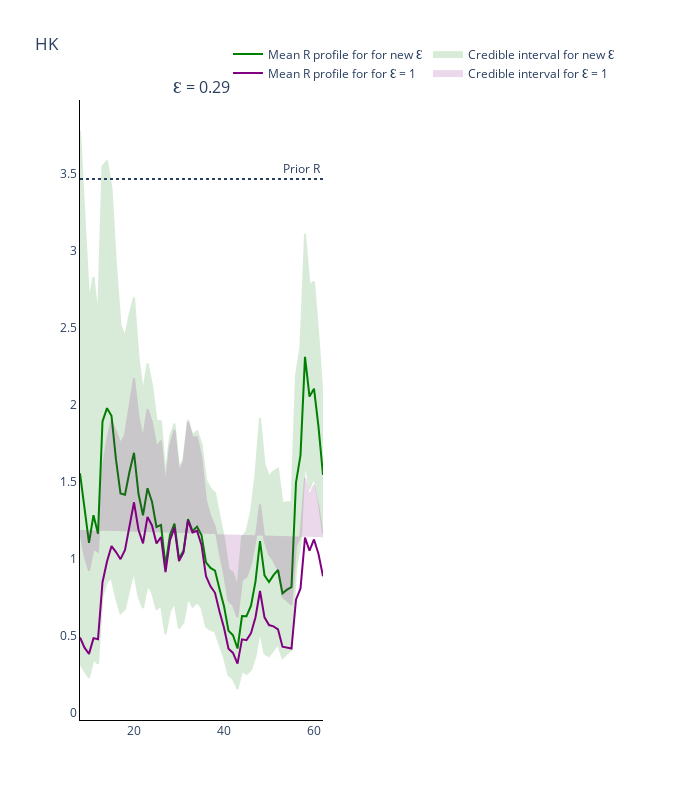

This figure's notebook cell:
### Code cell
from plotly.subplots import make_subplots

all_intervals = all_intervals[all_intervals['Central Probability']==0.95]

fig = go.Figure()
fig = make_subplots(
    rows=int(np.ceil(epsilon_range.shape[0]/2)), cols=2, subplot_titles=tuple('Ɛ = {}'.format(epsilon) for epsilon in epsilon_range[epsilon_range!=0])
)

# Plot (bar chart cases each day)
for e, epsilon in enumerate(epsilon_range[epsilon_range!=0]):
    if e == 0:
        fig.add_trace(
            go.Scatter(
                x=all_intervals.loc[all_intervals['Epsilon']==epsilon]['Time Points'],
                y=all_intervals.loc[all_intervals['Epsilon']==epsilon]['Mean'],
                name='Mean R profile for for new Ɛ',
                line_color='green'
            ),
            row= int(np.floor(e / 2)) + 1,
            col= e % 2 + 1
        )

        fig.add_trace(
            go.Scatter(
                x=all_intervals.loc[all_intervals['Epsilon']==epsilon]['Time Points'].tolist() + all_intervals.loc[all_intervals['Epsilon']==epsilon]['Time Points'].tolist()[::-1],
                y=all_intervals.loc[all_intervals['Epsilon']==epsilon][
                    'Upper bound CI'].values.tolist() + all_intervals.loc[all_intervals['Epsilon']==epsilon][
                        'Lower bound CI'].values.tolist()[::-1],
                fill='toself',
                fillcolor='green',
                line_color='green',
                opacity=0.15,
                mode='lines',
                name='Credible interval for new Ɛ'
            ),
            row= int(np.floor(e / 2)) + 1,
            col= e % 2 + 1
        )

        fig.add_trace(
            go.Scatter(
                x=all_intervals.loc[all_intervals['Epsilon']==epsilon]['Time Points'],
                y=all_intervals.loc[all_intervals['Epsilon']==0]['Mean'],
                name='Mean R profile for for Ɛ = 0'.format(epsilon),
                line_color='purple'
            ),
            row= int(np.floor(e / 2)) + 1,
            col= e % 2 + 1
        )


        fig.add_trace(
            go.Scatter(
                x=all_intervals.loc[all_intervals['Epsilon']==epsilon]['Time Points'].tolist() + all_intervals.loc[all_intervals['Epsilon']==epsilon]['Time Points'].tolist()[::-1],
                y=all_intervals.loc[all_intervals['Epsilon']==0][
                    'Upper bound CI'].values.tolist() + all_intervals.loc[all_intervals['Epsilon']==0][
                        'Lower bound CI'].values.tolist()[::-1],
                fill='toself',
                fillcolor='purple',
                line_color='purple',
                opacity=0.15,
                mode='lines',
                name='Credible interval for Ɛ = 0'
            ),
            row= int(np.floor(e / 2)) + 1,
            col= e % 2 + 1
        )

    else:
        fig.add_trace(
            go.Scatter(
                x=all_intervals.loc[all_intervals['Epsilon']==epsilon]['Time Points'],
                y=all_intervals.loc[all_intervals['Epsilon']==epsilon]['Mean'],
                line_color='green',
                showlegend=False
            ),
            row= int(np.floor(e / 2)) + 1,
            col= e % 2 + 1
        )

        fig.add_trace(
            go.Scatter(
                x=all_intervals.loc[all_intervals['Epsilon']==epsilon]['Time Points'].tolist() + all_intervals.loc[all_intervals['Epsilon']==epsilon]['Time Points'].tolist()[::-1],
                y=all_intervals.loc[all_intervals['Epsilon']==epsilon][
                    'Upper bound CI'].values.tolist() + all_intervals.loc[all_intervals['Epsilon']==epsilon][
                        'Lower bound CI'].values.tolist()[::-1],
                fill='toself',
                fillcolor='green',
                line_color='green',
                opacity=0.15,
                showlegend=False,
                mode='lines'
            ),
            row= int(np.floor(e / 2)) + 1,
            col= e % 2 + 1
        )

        fig.add_trace(
            go.Scatter(
                x=all_intervals.loc[all_intervals['Epsilon']==epsilon]['Time Points'],
                y=all_intervals.loc[all_intervals['Epsilon']==0]['Mean'],
                showlegend=False,
                line_color='purple'
            ),
            row= int(np.floor(e / 2)) + 1,
            col= e % 2 + 1
        )


        fig.add_trace(
            go.Scatter(
                x=all_intervals.loc[all_intervals['Epsilon']==epsilon]['Time Points'].tolist() + all_intervals.loc[all_intervals['Epsilon']==epsilon]['Time Points'].tolist()[::-1],
                y=all_intervals.loc[all_intervals['Epsilon']==0][
                    'Upper bound CI'].values.tolist() + all_intervals.loc[all_intervals['Epsilon']==0][
                        'Lower bound CI'].values.tolist()[::-1],
                fill='toself',
                fillcolor='purple',
                line_color='purple',
                opacity=0.15,
                mode='lines',
                showlegend=False,
            ),
            row= int(np.floor(e / 2)) + 1,
            col= e % 2 + 1
        )

        #fig.add_hrect(y0=prior_dist_interval[0], y1=prior_dist_interval[1], line_width=0, fillcolor='black', opacity=0.1)
        fig.add_hline(y=median, line_dash='dot',
                annotation_text='Prior R', fillcolor='black',
                annotation_position='top right',
                row= int(np.floor(e / 2)) + 1,
                col= e % 2 + 1)

    #fig.add_hrect(y0=prior_dist_interval[0], y1=prior_dist_interval[1], line_width=0, fillcolor='black', opacity=0.1)
    fig.add_hline(y=median, line_dash='dot',
              annotation_text='Prior R', fillcolor='black',
              annotation_position='top right',
              row= int(np.floor(e / 2)) + 1,
              col= e % 2 + 1)


# Add axis labels
fig.update_layout(
    title='HK',
    width=700, 
    height=800,
    plot_bgcolor='white',
    xaxis=dict(linecolor='black'),
    yaxis=dict(linecolor='black'),
    xaxis2=dict(linecolor='black'),
    yaxis2=dict(linecolor='black'),
    xaxis3=dict(linecolor='black'),
    yaxis3=dict(linecolor='black'),
    xaxis4=dict(linecolor='black'),
    yaxis4=dict(linecolor='black'),
    xaxis5=dict(linecolor='black'),
    yaxis5=dict(linecolor='black'),
    xaxis6=dict(linecolor='black'),
    yaxis6=dict(linecolor='black'),
    legend=dict(
        orientation="h",
        yanchor="bottom",
        y=1.02,
        xanchor="right",
        x=1
    ))

fig.update_xaxes(ticks='outside', title_text='Time (days)', row='all', col='all')
fig.update_yaxes(ticks='outside', title_text='R_t', row='all', col='all')

# fig.write_image('HK-diff-eps-inf.pdf')
fig.show()

### Figure 1 — Plotly figure (JSON) as saved in the notebook; plotly's stock layout.template omitted (floating-point values rounded to 4 significant figures)
{"data": [{"line": {"color": "green"}, "name": "Mean R profile for for new Ɛ", "type": "scatter", "x": [8, 9, 10, 11, 12, 13, 14, 15, 16, 17, 18, 19, 20, 21, 22, 23, 24, 25, 26, 27, 28, 29, 30, 31, 32, 33, 34, 35, 36, 37, 38, 39, 40, 41, 42, 43, 44, 45, 46, 47, 48, 49, 50, 51, 52, 53, 54, 55, 56, 57, 58, 59, 60, 61, 62], "xaxis": "x", "y": [1.553, 1.313, 1.102, 1.281, 1.161, 1.891, 1.977, 1.927, 1.642, 1.422, 1.414, 1.564, 1.687, 1.42, 1.281, 1.456, 1.369, 1.205, 1.218, 0.9543, 1.155, 1.226, 0.9977, 1.05, 1.256, 1.178, 1.207, 1.152, 0.975, 0.9381, 0.9213, 0.8018, 0.69, 0.5307, 0.5013, 0.4145, 0.6261, 0.6244, 0.6929, 0.8513, 1.112, 0.8897, 0.8473, 0.8919, 0.9253, 0.7734, 0.7973, 0.8139, 1.493, 1.672, 2.31, 2.052, 2.103, 1.855, 1.542], "yaxis": "y"}, {"fill": "toself", "fillcolor": "green", "line": {"color": "green"}, "mode": "lines", "name": "Credible interval for new Ɛ", "opacity": 0.15, "type": "scatter", "x": [8, 9, 10, 11, 12, 13, 14, 15, 16, 17, 18, 19, 20, 21, 22, 23, 24, 25, 26, 27, 28, 29, 30, 31, 32, 33, 34, 35, 36, 37, 38, 39, 40, 41, 42, 43, 44, 45, 46, 47, 48, 49, 50, 51, 52, 53, 54, 55, 56, 57, 58, 59, 60, 61, 62, 62, 61, 60, 59, 58, 57, 56, 55, 54, 53, 52, 51, 50, 49, 48, 47, 46, 45, 44, 43, 42, 41, 40, 39, 38, 37, 36, 35, 34, 33, 32, 31, 30, 29, 28, 27, 26, 25, 24, 23, 22, 21, 20, 19, 18, 17, 16, 15, 14, 13, 12, 11, 10, 9, 8], "xaxis": "x", "y": [3.778, 3.191, 2.676, 2.83, 2.56, 3.549, 3.584, 3.406, 2.908, 2.516, 2.437, 2.584, 2.696, 2.306, 2.08, 2.267, 2.128, 1.895, 1.891, 1.543, 1.79, 1.877, 1.585, 1.645, 1.901, 1.801, 1.827, 1.745, 1.51, 1.453, 1.426, 1.274, 1.132, 0.9302, 0.9057, 0.8092, 1.137, 1.175, 1.304, 1.546, 1.912, 1.611, 1.533, 1.566, 1.584, 1.358, 1.366, 1.365, 2.191, 2.376, 3.11, 2.774, 2.797, 2.438, 2.008, 1.161, 1.376, 1.531, 1.451, 1.639, 1.095, 0.9305, 0.4051, 0.3814, 0.3528, 0.4428, 0.4068, 0.3645, 0.3822, 0.5296, 0.3646, 0.2761, 0.2488, 0.2683, 0.1516, 0.216, 0.2425, 0.3564, 0.4381, 0.526, 0.5354, 0.5564, 0.6818, 0.7148, 0.6858, 0.744, 0.5871, 0.5451, 0.7134, 0.6585, 0.5068, 0.6936, 0.6715, 0.7784, 0.827, 0.6771, 0.7511, 0.9166, 0.8026, 0.6723, 0.6438, 0.7427, 0.8727, 0.8487, 0.7561, 0.3146, 0.3463, 0.2253, 0.2684, 0.3171], "yaxis": "y"}, {"line": {"color": "purple"}, "name": "Mean R profile for for Ɛ = 1", "type": "scatter", "x": [8, 9, 10, 11, 12, 13, 14, 15, 16, 17, 18, 19, 20, 21, 22, 23, 24, 25, 26, 27, 28, 29, 30, 31, 32, 33, 34, 35, 36, 37, 38, 39, 40, 41, 42, 43, 44, 45, 46, 47, 48, 49, 50, 51, 52, 53, 54, 55, 56, 57, 58, 59, 60, 61, 62], "xaxis": "x", "y": [0.4865, 0.42, 0.3799, 0.4822, 0.4751, 0.8458, 0.9798, 1.08, 1.042, 0.9953, 1.055, 1.22, 1.365, 1.187, 1.098, 1.27, 1.215, 1.097, 1.139, 0.9112, 1.119, 1.2, 0.9829, 1.039, 1.247, 1.168, 1.18, 1.088, 0.885, 0.8191, 0.7768, 0.6557, 0.5493, 0.4135, 0.3859, 0.3167, 0.4746, 0.469, 0.5143, 0.6184, 0.7882, 0.6175, 0.5671, 0.5586, 0.5391, 0.4262, 0.4223, 0.4148, 0.7318, 0.8054, 1.135, 1.05, 1.124, 1.029, 0.8836], "yaxis": "y"}, {"fill": "toself", "fillcolor": "purple", "line": {"color": "purple"}, "mode": "lines", "name": "Credible interval for Ɛ = 1", "opacity": 0.15, "type": "scatter", "x": [8, 9, 10, 11, 12, 13, 14, 15, 16, 17, 18, 19, 20, 21, 22, 23, 24, 25, 26, 27, 28, 29, 30, 31, 32, 33, 34, 35, 36, 37, 38, 39, 40, 41, 42, 43, 44, 45, 46, 47, 48, 49, 50, 51, 52, 53, 54, 55, 56, 57, 58, 59, 60, 61, 62, 62, 61, 60, 59, 58, 57, 56, 55, 54, 53, 52, 51, 50, 49, 48, 47, 46, 45, 44, 43, 42, 41, 40, 39, 38, 37, 36, 35, 34, 33, 32, 31, 30, 29, 28, 27, 26, 25, 24, 23, 22, 21, 20, 19, 18, 17, 16, 15, 14, 13, 12, 11, 10, 9, 8], "xaxis": "x", "y": [1.185, 1.02, 0.9205, 1.062, 1.045, 1.583, 1.768, 1.893, 1.827, 1.746, 1.805, 2.004, 2.171, 1.919, 1.777, 1.971, 1.883, 1.722, 1.764, 1.471, 1.732, 1.835, 1.561, 1.627, 1.886, 1.786, 1.787, 1.652, 1.374, 1.272, 1.205, 1.044, 0.9023, 0.7251, 0.6973, 0.6179, 0.861, 0.8811, 0.9654, 1.12, 1.351, 1.116, 1.027, 0.985, 0.928, 0.7516, 0.7263, 0.6985, 1.08, 1.149, 1.523, 1.405, 1.475, 1.336, 1.137], "yaxis": "y"}], "layout": {"annotations": [{"font": {"size": 16}, "showarrow": false, "text": "Ɛ = 0.29", "x": 0.225, "xanchor": "center", "xref": "paper", "y": 1, "yanchor": "bottom", "yref": "paper"}, {"showarrow": false, "text": "Prior R", "x": 1, "xanchor": "right", "xref": "x domain", "y": 3.466, "yanchor": "bottom", "yref": "y"}], "height": 800, "legend": {"orientation": "h", "x": 1, "xanchor": "right", "y": 1.02, "yanchor": "bottom"}, "plot_bgcolor": "white", "shapes": [{"fillcolor": "black", "line": {"dash": "dot"}, "type": "line", "x0": 0, "x1": 1, "xref": "x domain", "y0": 3.466, "y1": 3.466, "yref": "y"}], "title": {"text": "HK"}, "width": 700, "xaxis": {"anchor": "y", "domain": [0, 0.45], "linecolor": "black"}, "xaxis2": {"anchor": "y2", "domain": [0.55, 1], "linecolor": "black"}, "xaxis3": {"linecolor": "black"}, "xaxis4": {"linecolor": "black"}, "xaxis5": {"linecolor": "black"}, "xaxis6": {"linecolor": "black"}, "yaxis": {"anchor": "x", "domain": [0, 1], "linecolor": "black"}, "yaxis2": {"anchor": "x2", "domain": [0, 1], "linecolor": "black"}, "yaxis3": {"linecolor": "black"}, "yaxis4": {"linecolor": "black"}, "yaxis5": {"linecolor": "black"}, "yaxis6": {"linecolor": "black"}}}
